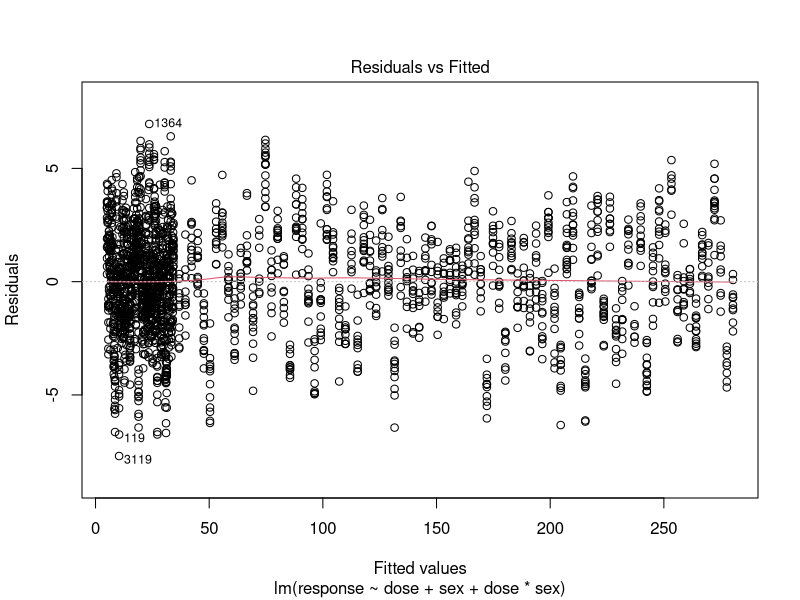
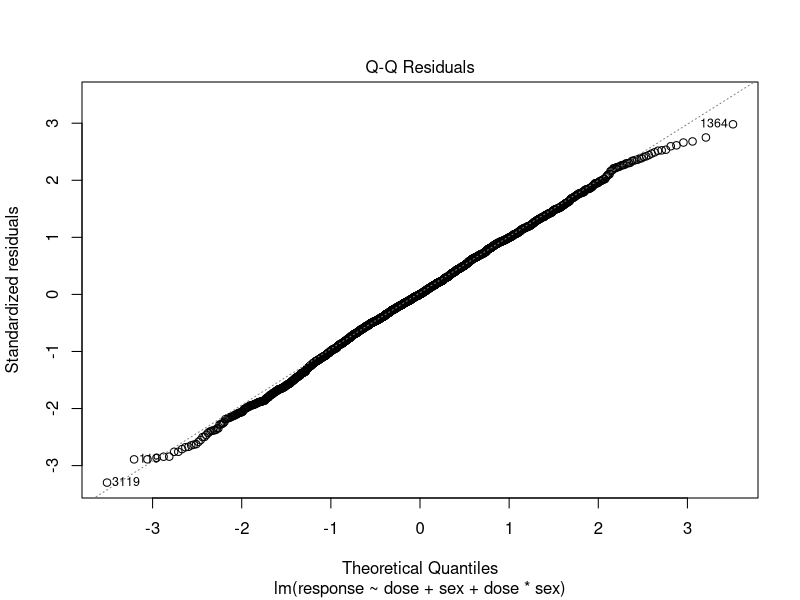
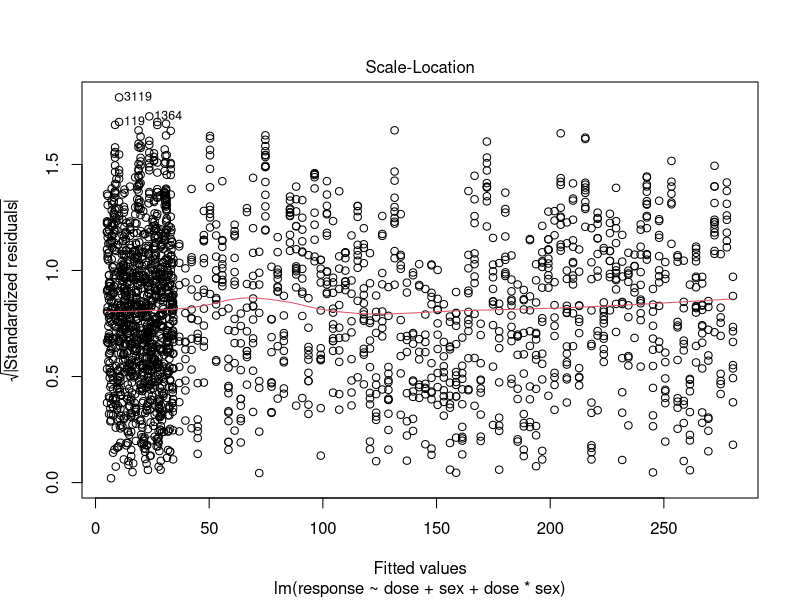
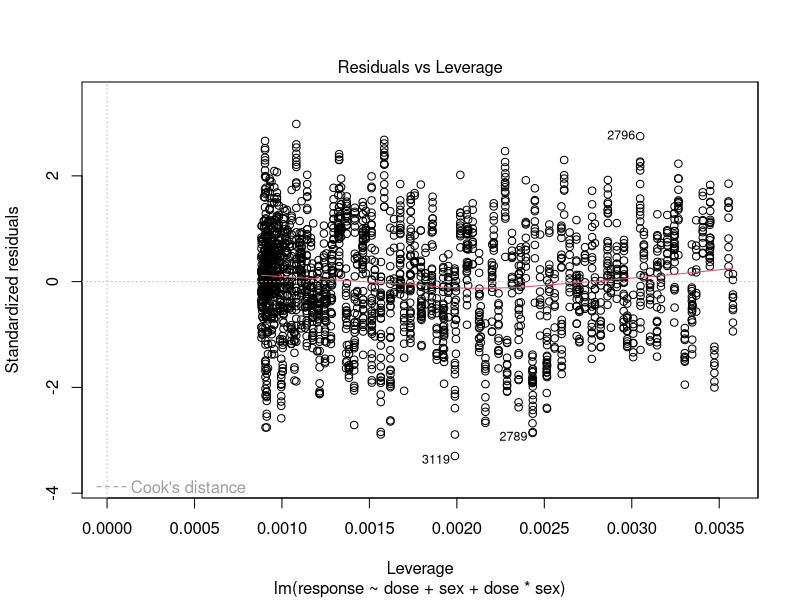
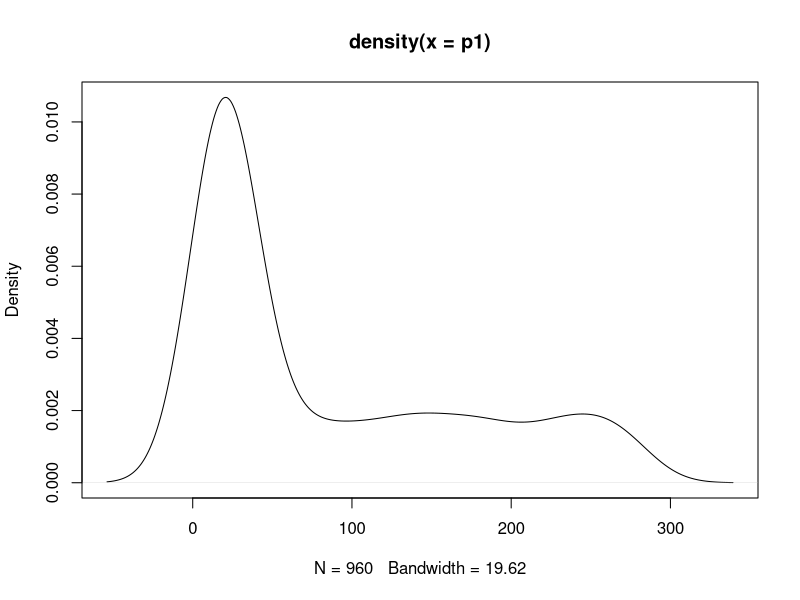
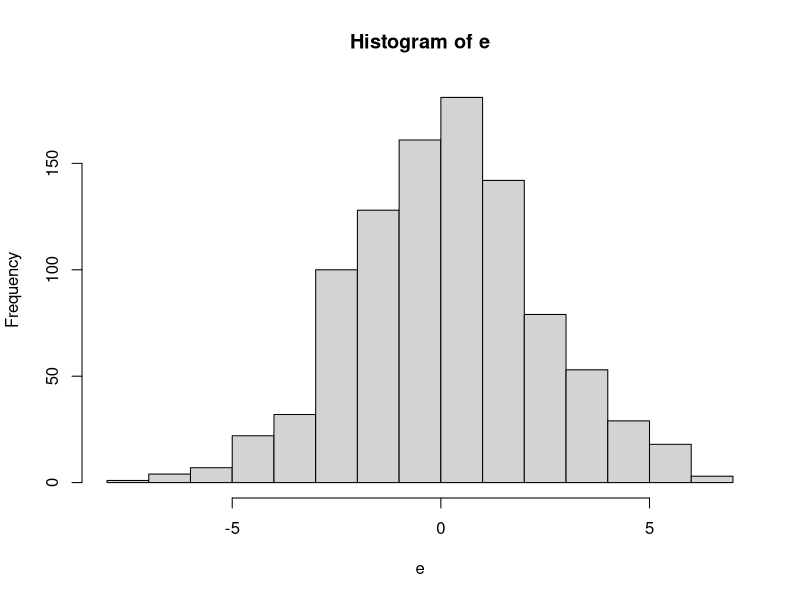
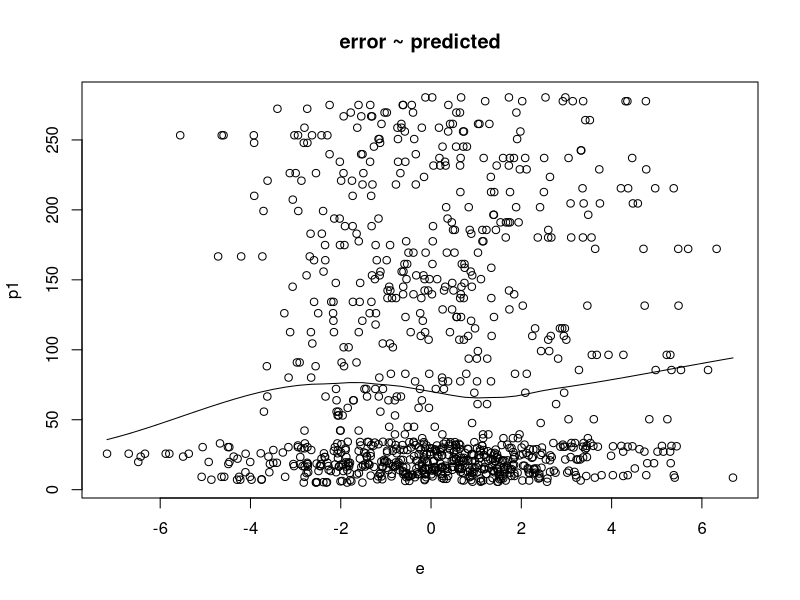
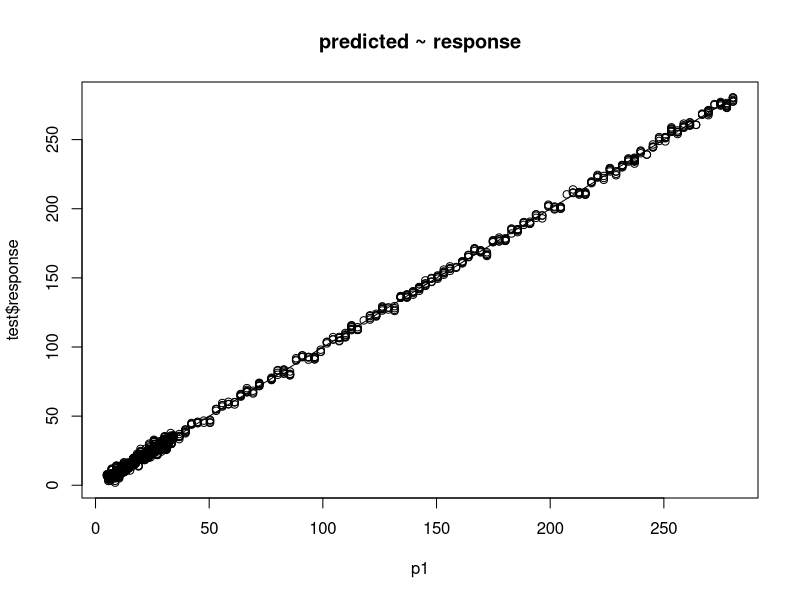

These figures' R source, in order:
data<-read.csv("drug2.csv")

indexes <- sample(1:nrow(data), size=0.3*nrow(data))
test <- data[indexes,]
print(test)
train <- data[-indexes,]
print(train)

mod<-lm(response ~ dose+sex+dose*sex, data=train)
print(mod)
plot(mod)
summary(mod)
modsum<-summary(mod)

p1<-predict(mod,test)
summary(p1)
plot(density(p1))

rmse <- sqrt(sum((p1 - test$response)^2)/length(test$response))
c(RMSE = rmse, R2=summary(mod)$r.squared)
e <- vector(mode="numeric", length=0)
for(i in 1:960){
  e[i]=p1[i]-test$response[i]
}
hist(e)

scatter.smooth(x=e, y=p1, main="error ~ predicted")
scatter.smooth(x=p1, y=test$response, main="predicted ~ response")
plot(density(mod$residuals))
hist(mod$residuals)

library(Metrics)
rmse(train$response,mod$fitted.values)
rmse(test$response,p1)
